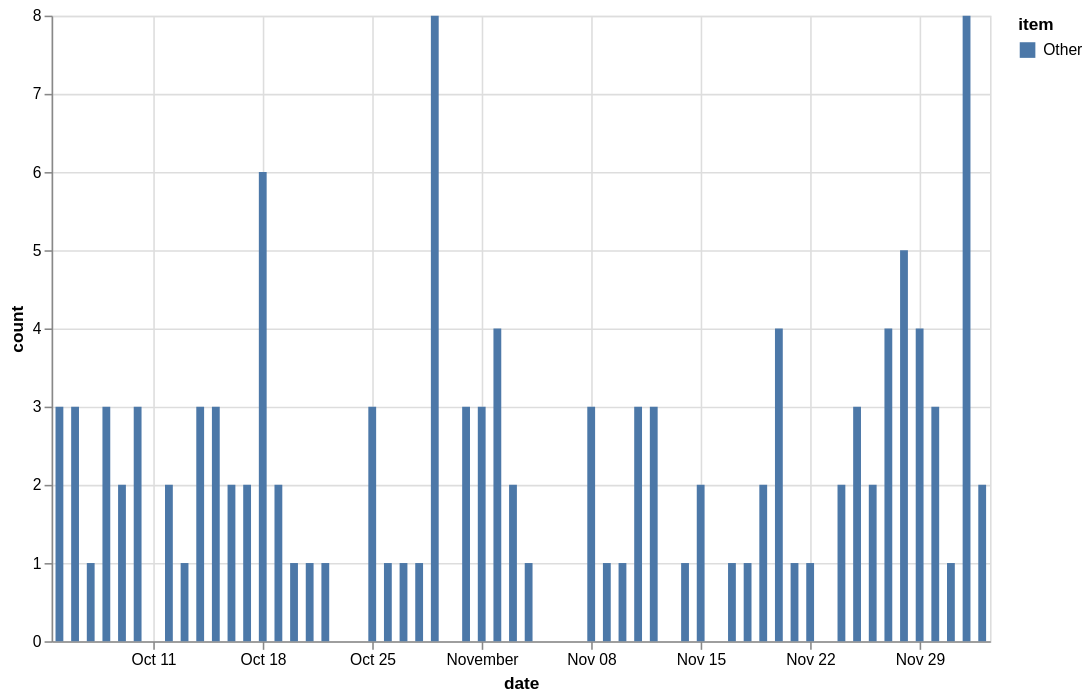

Source (Vega-Lite JSON):
### Vega-Lite specification from a JSON file in a GitHub repository (floating-point values rounded to 4 significant figures)
{"config": {"view": {"continuousWidth": 400, "continuousHeight": 300}}, "data": {"name": "data-d9c1f1b9d65bd16401976d857aa413a0"}, "mark": "bar", "encoding": {"color": {"type": "nominal", "field": "item"}, "x": {"type": "temporal", "field": "date"}, "y": {"type": "quantitative", "field": "count"}}, "height": 400, "width": 600, "$schema": "https://vega.github.io/schema/vega-lite/v4.8.1.json", "datasets": {"data-d9c1f1b9d65bd16401976d857aa413a0": [{"item": "Other", "date": "2020-10-05", "count": 3}, {"item": "Other", "date": "2020-10-06", "count": 3}, {"item": "Other", "date": "2020-10-07", "count": 1}, {"item": "Other", "date": "2020-10-08", "count": 3}, {"item": "Other", "date": "2020-10-09", "count": 2}, {"item": "Other", "date": "2020-10-10", "count": 3}, {"item": "Other", "date": "2020-10-12", "count": 2}, {"item": "Other", "date": "2020-10-13", "count": 1}, {"item": "Other", "date": "2020-10-14", "count": 3}, {"item": "Other", "date": "2020-10-15", "count": 3}, {"item": "Other", "date": "2020-10-16", "count": 2}, {"item": "Other", "date": "2020-10-17", "count": 2}, {"item": "Other", "date": "2020-10-18", "count": 6}, {"item": "Other", "date": "2020-10-19", "count": 2}, {"item": "Other", "date": "2020-10-20", "count": 1}, {"item": "Other", "date": "2020-10-21", "count": 1}, {"item": "Other", "date": "2020-10-22", "count": 1}, {"item": "Other", "date": "2020-10-25", "count": 3}, {"item": "Other", "date": "2020-10-26", "count": 1}, {"item": "Other", "date": "2020-10-27", "count": 1}, {"item": "Other", "date": "2020-10-28", "count": 1}, {"item": "Other", "date": "2020-10-29", "count": 8}, {"item": "Other", "date": "2020-10-31", "count": 3}, {"item": "Other", "date": "2020-11-01", "count": 3}, {"item": "Other", "date": "2020-11-02", "count": 4}, {"item": "Other", "date": "2020-11-03", "count": 2}, {"item": "Other", "date": "2020-11-04", "count": 1}, {"item": "Other", "date": "2020-11-08", "count": 3}, {"item": "Other", "date": "2020-11-09", "count": 1}, {"item": "Other", "date": "2020-11-10", "count": 1}, {"item": "Other", "date": "2020-11-11", "count": 3}, {"item": "Other", "date": "2020-11-12", "count": 3}, {"item": "Other", "date": "2020-11-14", "count": 1}, {"item": "Other", "date": "2020-11-15", "count": 2}, {"item": "Other", "date": "2020-11-17", "count": 1}, {"item": "Other", "date": "2020-11-18", "count": 1}, {"item": "Other", "date": "2020-11-19", "count": 2}, {"item": "Other", "date": "2020-11-20", "count": 4}, {"item": "Other", "date": "2020-11-21", "count": 1}, {"item": "Other", "date": "2020-11-22", "count": 1}, {"item": "Other", "date": "2020-11-24", "count": 2}, {"item": "Other", "date": "2020-11-25", "count": 3}, {"item": "Other", "date": "2020-11-26", "count": 2}, {"item": "Other", "date": "2020-11-27", "count": 4}, {"item": "Other", "date": "2020-11-28", "count": 5}, {"item": "Other", "date": "2020-11-29", "count": 4}, {"item": "Other", "date": "2020-11-30", "count": 3}, {"item": "Other", "date": "2020-12-01", "count": 1}, {"item": "Other", "date": "2020-12-02", "count": 8}, {"item": "Other", "date": "2020-12-03", "count": 2}]}}
